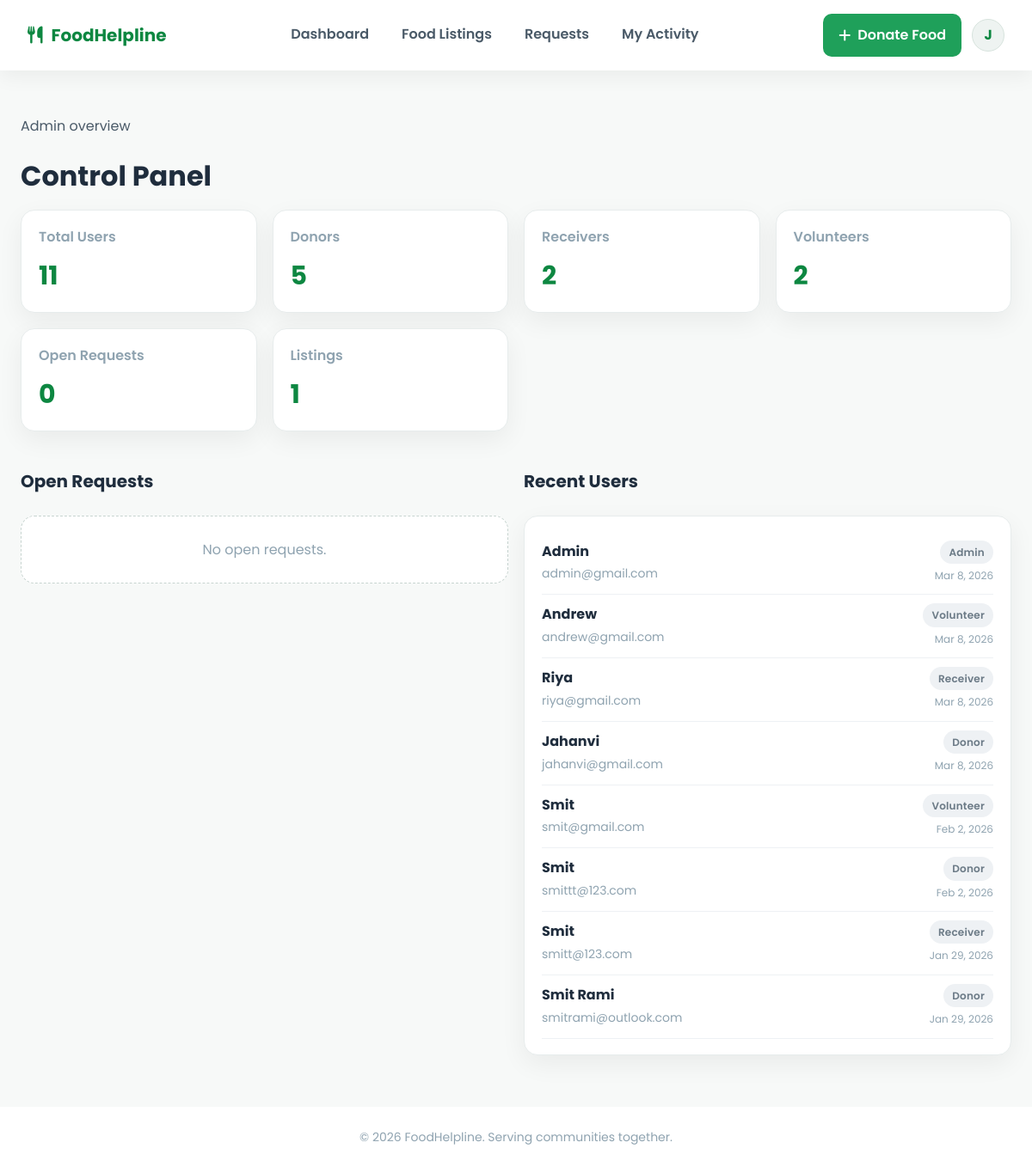
The page /admin/dashboard.php (signed in) on the database its author committed.
### tables this page shows
CREATE TABLE IF NOT EXISTS `users` (
  `id` int NOT NULL AUTO_INCREMENT,
  `name` varchar(100) DEFAULT NULL,
  `email` varchar(100) DEFAULT NULL,
  `phone` varchar(15) DEFAULT NULL,
  `address` varchar(255) DEFAULT NULL,
  `organization` varchar(255) DEFAULT NULL,
  `password` varchar(255) DEFAULT NULL,
  `role` enum('admin','donor','receiver','volunteer') DEFAULT NULL,
  `profile_completed` tinyint(1) NOT NULL DEFAULT '0',
  `status` tinyint DEFAULT '1',
  `created_at` timestamp NULL DEFAULT CURRENT_TIMESTAMP,
  PRIMARY KEY (`id`),
  UNIQUE KEY `email` (`email`)
);

### includes/helpers.php (called while the page is built, shortened)
<?php
function safe($value) {
    return htmlspecialchars($value ?? '', ENT_QUOTES, 'UTF-8');
}
function formatDate($dateString, $format = 'M j, Y') {
    return date($format, strtotime($dateString));
}

### admin/dashboard.php (the view, shortened to what this page needs)
<?php
$active = "admin";
include("../includes/header.php");
include("../includes/helpers.php");
$counts = [
    'users' => (int)$conn->query("SELECT COUNT(*) FROM users")->fetchColumn(),
    'donors' => (int)$conn->query("SELECT COUNT(*) FROM users WHERE role='donor'")->fetchColumn(),
    'receivers' => (int)$conn->query("SELECT COUNT(*) FROM users WHERE role='receiver'")->fetchColumn(),
    'volunteers' => (int)$conn->query("SELECT COUNT(*) FROM users WHERE role='volunteer'")->fetchColumn(),
    'open_requests' => (int)$conn->query("SELECT COUNT(*) FROM assistance_requests WHERE status IN ('open','picked_up')")->fetchColumn(),
    'listings' => (int)$conn->query("SELECT COUNT(*) FROM food_listings")->fetchColumn()
];
$openRequests = $conn->query("SELECT ar.*, u.name AS requester_name, vol.name AS volunteer_name
    FROM assistance_requests ar
    JOIN users u ON u.id = ar.requester_id
    LEFT JOIN users vol ON vol.id = ar.volunteer_id
    WHERE ar.status IN ('open','picked_up')
    ORDER BY ar.created_at DESC")->fetchAll(PDO::FETCH_ASSOC);
$users = $conn->query("SELECT name, email, role, created_at FROM users ORDER BY created_at DESC LIMIT 8")->fetchAll(PDO::FETCH_ASSOC);
?>
<section class="page">
    <div class="section-head" style="margin-bottom:8px;">
        <div>
            <p class="lead">Admin overview</p>
            <h1>Control Panel</h1>
        </div>
    </div>
    <div class="grid stats">
        <div class="card stat-card"><div class="label">Total Users</div><div class="value"><?php echo $counts['users']; ?></div></div>
        <div class="card stat-card"><div class="label">Donors</div><div class="value"><?php echo $counts['donors']; ?></div></div>
        <div class="card stat-card"><div class="label">Receivers</div><div class="value"><?php echo $counts['receivers']; ?></div></div>
        <div class="card stat-card"><div class="label">Volunteers</div><div class="value"><?php echo $counts['volunteers']; ?></div></div>
        <div class="card stat-card"><div class="label">Open Requests</div><div class="value"><?php echo $counts['open_requests']; ?></div></div>
        <div class="card stat-card"><div class="label">Listings</div><div class="value"><?php echo $counts['listings']; ?></div></div>
    </div>
    <div class="grid two">
        <div>
            <div class="section-head">
                <h3>Open Requests</h3>
            </div>
            <?php if (count($openRequests) === 0): ?>
                <div class="empty">No open requests.</div>
            <?php endif; ?>
        </div>
        <div>
            <div class="section-head">
                <h3>Recent Users</h3>
            </div>
            <div class="card">
                <?php foreach ($users as $user): ?>
                    <div style="display:flex; justify-content:space-between; padding:10px 0; border-bottom:1px solid #eef1f4;">
                        <div>
                            <strong><?php echo safe($user['name']); ?></strong><br>
                            <span style="color:var(--gray-500); font-size:14px;"><?php echo safe($user['email']); ?></span>
                        </div>
                        <div style="text-align:right;">
                            <span class="badge gray"><?php echo ucfirst($user['role']); ?></span><br>
                            <span style="color:var(--gray-500); font-size:12px;"><?php echo formatDate($user['created_at']); ?></span>
                        </div>
                    </div>
                <?php endforeach; ?>
            </div>
        </div>
    </div>
</section>
<?php include("../includes/footer.php"); ?>

### includes/header.php (shortened to what this page needs)
<?php
include_once __DIR__ . '/db.php';
$active = $active ?? '';
$userStmt = $conn->prepare("SELECT * FROM users WHERE id = ? LIMIT 1");
$userStmt->execute([$_SESSION['user_id']]);
$currentUser = $userStmt->fetch(PDO::FETCH_ASSOC);
$firstInitial = strtoupper(substr($currentUser['name'], 0, 1));
?>
<!DOCTYPE html>
<html lang="en">
<head>
    <link rel="stylesheet" href="https://cdnjs.cloudflare.com/ajax/libs/font-awesome/6.4.2/css/all.min.css">
    <link rel="stylesheet" href="<?php echo BASE_URL; ?>assets/css/style.css">
</head>
<body class="app-body">
<header class="app-nav">
    <div class="brand">
        <a href="<?php echo BASE_URL; ?>dashboard.php">
            <i class="fas fa-utensils"></i>
            <span>FoodHelpline</span>
        </a>
    </div>
    <nav class="nav-links">
        <a class="<?php echo $active === 'dashboard' ? 'active' : ''; ?>" href="<?php echo BASE_URL; ?>dashboard.php">Dashboard</a>
        <a class="<?php echo $active === 'listings' ? 'active' : ''; ?>" href="<?php echo BASE_URL; ?>food_listings.php">Food Listings</a>
        <a class="<?php echo $active === 'requests' ? 'active' : ''; ?>" href="<?php echo BASE_URL; ?>requests.php">Requests</a>
        <a class="<?php echo $active === 'activity' ? 'active' : ''; ?>" href="<?php echo BASE_URL; ?>activity.php">My Activity</a>
    </nav>
    <div class="nav-cta">
        <?php if ($currentUser['role'] === 'receiver'): ?>
            <a class="btn ghost" href="<?php echo BASE_URL; ?>requests.php#new-request"><i class="far fa-heart"></i> Request Help</a>
        <?php elseif ($currentUser['role'] === 'donor'): ?>
            <a class="btn primary" href="<?php echo BASE_URL; ?>food_listings.php#donate"><i class="fas fa-plus"></i> Donate Food</a>
        <?php elseif ($currentUser['role'] === 'volunteer'): ?>
            <a class="btn ghost" href="<?php echo BASE_URL; ?>activity.php"><i class="fas fa-route"></i> View Tasks</a>
        <?php endif; ?>
        <div class="avatar" data-dropdown="user-menu">
            <?php echo htmlspecialchars($firstInitial); ?>
        </div>
    </div>
</header>
<main>

### assets/css/style.css (style rules this page uses)
:root { --green: #1fa05a; --green-dark: #0d8741; --yellow: #f4ad22; --red: #d94141; --gray-900: #1f2d3d; --gray-700: #4a5a68; --gray-500: #8fa3b0; --gray-300: #dce5eb; --gray-100: #f7f9f8; --card-shadow: 0 10px 30px rgba(0, 0, 0, 0.06); font-family: "Poppins", system-ui, -apple-system, sans-serif; }
* { box-sizing: border-box; margin: 0; padding: 0; }
body { background: var(--gray-100); color: var(--gray-900); line-height: 1.6; }
a { color: var(--green); text-decoration: none; }
.btn { display: inline-flex; align-items: center; gap: 8px; border: none; border-radius: 10px; padding: 12px 18px; font-weight: 600; cursor: pointer; transition: all 0.2s ease; text-decoration: none; }
.btn.primary { background: var(--green); color: #fff; }
.badge { display: inline-flex; align-items: center; padding: 4px 10px; border-radius: 20px; font-size: 12px; font-weight: 600; letter-spacing: 0.2px; }
.badge.gray { background: #eef1f4; color: #6b7a86; }
.app-body { min-height: 100vh; }
.app-nav { position: sticky; top: 0; z-index: 50; background: #fff; display: flex; align-items: center; justify-content: space-between; padding: 16px 32px; box-shadow: 0 8px 22px rgba(0, 0, 0, 0.05); }
.brand a { display: inline-flex; align-items: center; gap: 10px; font-size: 20px; font-weight: 700; color: var(--green-dark); }
.nav-links { display: flex; gap: 18px; }
.nav-links a { color: var(--gray-700); font-weight: 600; padding: 8px 10px; border-bottom: 2px solid transparent; }
.nav-cta { display: flex; align-items: center; gap: 12px; position: relative; }
.avatar { width: 38px; height: 38px; border-radius: 50%; background: #eef3f1; color: var(--green-dark); display: grid; place-items: center; font-weight: 700; cursor: pointer; border: 1px solid #d7e3dd; }
.page { max-width: 1200px; margin: 0 auto; padding: 32px 24px 60px; }
.page h1 { font-size: 32px; margin-bottom: 6px; }
.page p.lead { color: var(--gray-700); margin-bottom: 20px; }
.grid { display: grid; gap: 18px; }
.grid.stats { grid-template-columns: repeat(auto-fit, minmax(220px, 1fr)); margin-bottom: 22px; }
.grid.two { grid-template-columns: repeat(auto-fit, minmax(320px, 1fr)); }
.card { background: #fff; border: 1px solid #e7ecec; border-radius: 16px; padding: 18px 20px; box-shadow: var(--card-shadow); }
.stat-card { display: flex; flex-direction: column; gap: 8px; }
.stat-card .label { color: var(--gray-500); font-weight: 600; }
.stat-card .value { font-size: 30px; font-weight: 700; color: var(--green-dark); }
.section-head { display: flex; justify-content: space-between; align-items: center; margin: 20px 0 12px; }
.section-head h3 { font-size: 20px; }
.empty { border: 1.5px dashed #c7d4d0; border-radius: 16px; padding: 26px; text-align: center; color: var(--gray-500); background: #fff; }
.section-head { display: flex; justify-content: space-between; align-items: center; margin-bottom: 24px; }

### rows shown on the page
users: name "J"
users: name "Admin", email "admin@gmail.com", role "Admin", created_at "Mar 8, 2026"
users: name "Andrew", email "andrew@gmail.com", role "Volunteer", created_at "Mar 8, 2026"
users: name "Riya", email "riya@gmail.com", role "Receiver", created_at "Mar 8, 2026"
users: name "Jahanvi", email "jahanvi@gmail.com", role "Donor", created_at "Mar 8, 2026"
users: name "Smit", email "smit@gmail.com", role "Volunteer", created_at "Feb 2, 2026"
users: name "Smit", email "smittt@123.com", role "Donor", created_at "Feb 2, 2026"
users: name "Smit", email "smitt@123.com", role "Receiver", created_at "Jan 29, 2026"
users: name "Smit Rami", email "smitrami@outlook.com", role "Donor", created_at "Jan 29, 2026"

### other values the page prints
$counts['users'] "11"
$counts['donors'] "5"
$counts['receivers'] "2"
$counts['volunteers'] "2"
$counts['open_requests'] "0"
$counts['listings'] "1"
